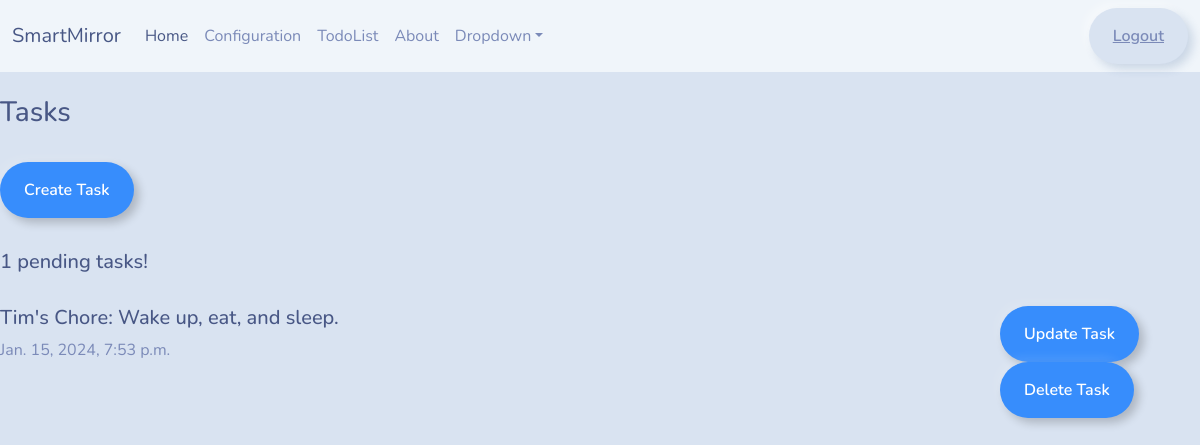
The page /tasks/2/ (signed in) on the database its author committed.
### base/models.py (models this page shows, shortened)
class Task(models.Model):
    user = models.ForeignKey(User, on_delete=models.SET_NULL, null=True)
    topic = models.CharField(max_length=200, null=False)
    description = models.TextField(null=True)
    updated = models.DateTimeField(auto_now=True)
    created = models.DateTimeField(auto_now_add=True)

### base/views.py (the view)
# urls.py: path("tasks/<str:pk>", views.getTasks),
@login_required(login_url="login")
def tasks(request, pk):
    user = User.objects.get(id=pk)
    tasks = user.task_set.all()
    context = {"tasks": tasks}
    return render(request, "base/tasks.html", context)

### base/templates/base/tasks.html (shortened to what this page needs)
{% extends 'main.html' %} {% block content %}
<br />
<div>
    <div>
        <h3>Tasks</h3>
        <a href="{% url 'create-task' %}">
            <button type="button" class="btn btn-outline-primary">
                Create Task
            </button>
        </a>
        <h5>{{tasks.count}} pending tasks!</h5>
        {% for task in tasks %}
        <div class="task-container">
            <div>
                <h5>{{ task.topic }}: {{ task.description }}</h5>
                <p>{{ task.created }}</p>
            </div>
            <div>
                <a href="{% url 'update-task' task.id%}">
                    <button type="button" class="btn btn-outline-primary">
                        Update Task
                    </button>
                </a>
                <a href="{% url 'delete-task' task.id%}">
                    <button type="button" class="btn btn-outline-primary">
                        Delete Task
                    </button>
                </a>
            </div>
        </div>
        {% endfor %}
    </div>
</div>
{% endblock content %}

### base/templates/base/tasks.html (style rules this page uses)
.task-container { display: grid; grid-template-columns: 5fr 1fr; }

### rows shown on the page
Task: topic "Tim's Chore", description "Wake up, eat, and sleep.", created "Jan. 15, 2024, 7:53 p.m."

### other values the page prints
{{ tasks.count }} "1"
